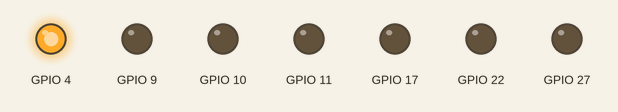
Simulated run of this program. Board: Raspberry Pi (BCM pin numbers). Shown: output pins drawn as LEDs (lit = HIGH). What the program prints to the terminal is not drawn. At 7.0 s the program stops and its outputs stay as they are.

Above: at 0.1 s.
At 1.1 s:
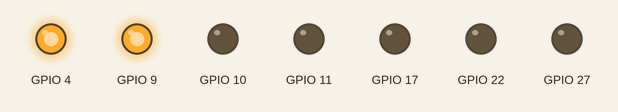
At 2.1 s:
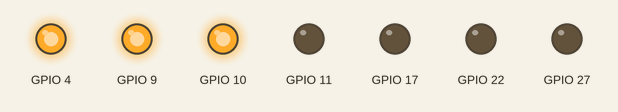
At 3.1 s:
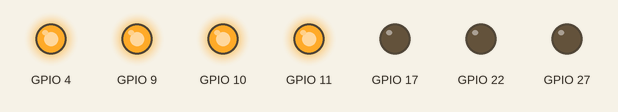
At 5.1 s:
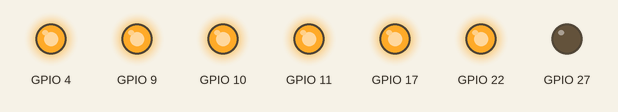
At 7.1 s:
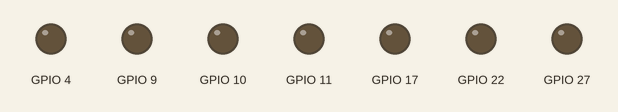
Timing chart, 0 to 8.5 s (numbered marks = the images above):
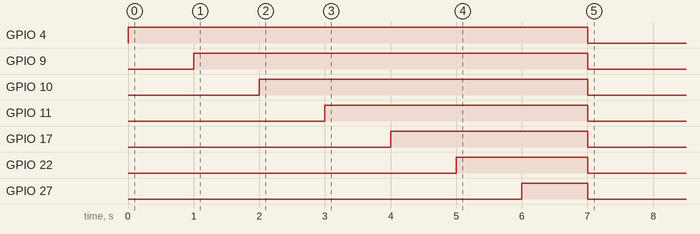

The program:

probe.py
```python
#!/usr/bin/env python
# -*- coding: utf-8 -*-

import atexit
import time
import RPi.GPIO as GPIO

# assegurar que a função cleanup será chamada na saída do script
atexit.register(GPIO.cleanup)

# usar numeração lógica dos pinos
GPIO.setmode(GPIO.BCM)

PINOS = [3, 5, 7, 26, 24, 21, 19, 23,  8, 10, 11, 12, 15, 16, 18, 22, 13]
BCM   = [2, 3, 4,  7,  8,  9, 10, 11, 14, 15, 17, 18, 22, 23, 24, 25, 27]
PINOS_IMPARES = [p for p in PINOS if p % 2]
PINOS_PARES = [p for p in PINOS if p % 2 == 0]

MAPA_BCM = dict(zip(PINOS, BCM))

for pino in PINOS_IMPARES[2:]:
    porta = MAPA_BCM[pino]
    print '%s,' % porta,
    GPIO.setup(porta, GPIO.OUT)
    GPIO.output(porta, 1)
    time.sleep(1)
```

Measured:
- by itself, GPIO 4: LOW → HIGH at 0.00 s, → LOW 7.0 s later
- by itself, GPIO 9: LOW → HIGH at 1.0 s, → LOW 6.0 s later
- by itself, GPIO 10: LOW → HIGH at 2.0 s, → LOW 5.0 s later
- by itself, GPIO 11: LOW → HIGH at 3.0 s, → LOW 4.0 s later
- by itself, GPIO 17: LOW → HIGH at 4.0 s, → LOW 3.0 s later
- by itself, GPIO 22: LOW → HIGH at 5.0 s, → LOW 2.0 s later
- by itself, GPIO 27: LOW → HIGH at 6.0 s, → LOW 1.0 s later
